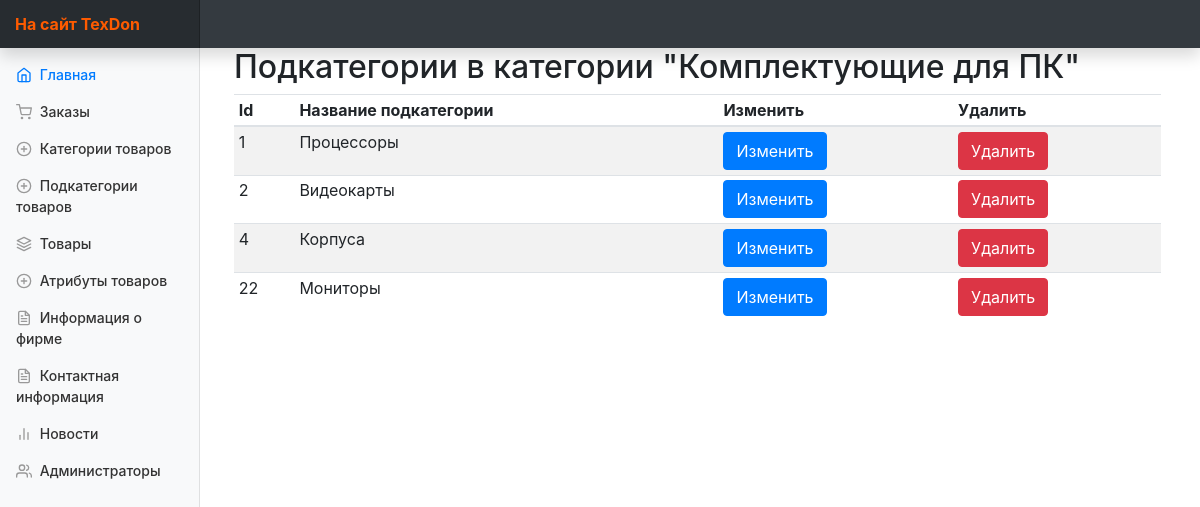
/index.php?ctrl=Category&act=categoryAndSubcategory&categoryID=1, run on the app's committed database.
### tables this page shows
CREATE TABLE IF NOT EXISTS `categories` (
  `categoryID` int(11) NOT NULL AUTO_INCREMENT,
  `categoryTitle` varchar(80) NOT NULL,
  `categoryImagePath` varchar(350) DEFAULT NULL,
  PRIMARY KEY (`categoryID`),
  UNIQUE KEY `categoryTitle` (`categoryTitle`)
);

CREATE TABLE IF NOT EXISTS `categoriesandsubcategories` (
  `categoryandsubcategoryID` int(11) NOT NULL AUTO_INCREMENT,
  `categoryID` int(11) NOT NULL,
  `subcategoryID` int(11) NOT NULL,
  PRIMARY KEY (`categoryandsubcategoryID`),
  KEY `fk_catID` (`categoryID`),
  KEY `fk_subcatID` (`subcategoryID`)
);

CREATE TABLE IF NOT EXISTS `subcategories` (
  `subcategoryID` int(11) NOT NULL AUTO_INCREMENT,
  `subcategoryTitle` varchar(80) NOT NULL,
  `subcategoryImagePath` varchar(350) DEFAULT NULL,
  PRIMARY KEY (`subcategoryID`),
  UNIQUE KEY `subcategoriesTitle` (`subcategoryTitle`)
);

### controllers/panel/MainController.php (called while the page is built, shortened)
<?php
class MainController extends BaseController {
    public function start(  ){
        $controller = $this->request->getGetValue('ctrl');
        $action = $this->request->getGetValue('act');
        $controllerClass = "controllers\\panel\\{$controller}Controller";
        if(class_exists($controllerClass)){
            $controllerInstance = new $controllerClass();
        }
        if(method_exists($controllerClass, "{$action}Action")){
            $viewToInclude = $controllerInstance->{"{$action}Action"}();
        }
        else{
            $controller = "Home";
            $action = "index";
            $controllerClass = "controllers\\panel\\{$controller}Controller";
            $controllerInstance = new $controllerClass();
            $viewToInclude = $controllerInstance->{"{$action}Action"}();
        }
        $this->view = $controllerInstance->view;
        include_once "views/Default/header.php";
        include_once "views/$controller/$viewToInclude.php";
    }
}

### index.php (called while the page is built, shortened)
<?php
$app = new MainController();
$app->start();

### controllers/panel/BaseController.php (called while the page is built, shortened)
<?php
class BaseController{
    public function __construct(){
        $this->view = new View();
        $this->request = new Request();
    }
}

### utils/View.php (called while the page is built, shortened)
<?php
class View{
    private $storage = [];
    public function __get($name){
        if(isset($this->storage[$name])){
            return $this->storage[$name];
        }
        return null;
    }
    public function __set($name, $value){
        $this->storage[$name] = $value;
    }
}

### models/Category/Category.php (called while the page is built, shortened)
<?php
class Category{
    public static function GetCategoryById($categoryID) {
        $stm = MySQL::$db->prepare("SELECT * FROM categories WHERE categoryID = :id");
        $stm->bindParam( ":id" , $categoryID , \PDO::PARAM_INT);
        $stm->execute();
        $category =  $stm->fetch(\PDO::FETCH_OBJ);
        return $category;
    }
}

### controllers/panel/CategoryController.php (called while the page is built, shortened)
<?php
class CategoryController extends BaseController {
    public function categoryAndSubcategoryAction(  ){
        $categoryID = $this->request->getGetValue( 'categoryID' );
        $this->view->category = Category::GetCategoryById($categoryID);
        $this->view->subcategoryes = Subcategory::GetAllSubcategoryByCategoryId($categoryID);
        return 'categoryAndSubcategory';
    }
}

### utils/Request.php (called while the page is built, shortened)
<?php
class Request{
    public function getGetValue( $name ){
        if( isset($_GET[$name]) ){
            return filter_input(INPUT_GET , $name , FILTER_SANITIZE_STRING);
        }
        return null;
    }
}

### models/Subcategory/Subcategory.php (called while the page is built, shortened)
<?php
class Subcategory {
    public  static  function  GetAllSubcategoryByCategoryId ($categoryID ){
        $stm = MySQL::$db->prepare("SELECT c.categoryID, c.categoryTitle, sc.subcategoryID, sc.subcategoryTitle, sc.subcategoryImagePath, cAs.categoryandsubcategoryID
                                    FROM `categoriesandsubcategories` AS `cAs`
                                    INNER JOIN `subcategories` AS `sc` ON cAs.subcategoryID = sc.subcategoryID
                                    INNER JOIN `categories` AS `c` ON cAs.categoryID = c.categoryID
                                    WHERE c.categoryID = :categoryId");
        $stm->bindParam( ":categoryId" , $categoryID , \PDO::PARAM_INT);
        $stm->execute();
        $subcategoryes =  $stm->fetchAll(\PDO::FETCH_OBJ);
        return $subcategoryes;
    }
}

### views/Category/categoryAndSubcategory.php (the view, shortened to what this page needs)
<main role="main" class="col-md-9 ml-sm-auto col-lg-10 px-4">
    <h2>Подкатегории в категории "<?= $this->view->category->categoryTitle ?>"</h2>
    <div class="table-responsive">
        <table class="table table-striped table-sm">
            <thead>
            <tr>
                <th>Id</th>
                <th>Название подкатегории</th>
                <th>Изменить</th>
                <th>Удалить</th>
            </tr>
            </thead>
            <tbody>
            <?php foreach ( $this->view->subcategoryes as $subcategory ) { ?>
                <tr data-subcategory-id="<?= $subcategory->subcategoryID ?>" data-category-id="<?= $subcategory->categoryID ?>">
                    <td><?= $subcategory->subcategoryID ?></td>
                    <td><?= $subcategory->subcategoryTitle ?></td>
                    <td><a id ="updateSubcategory" class="btn btn-primary" href="?ctrl=Subcategory&act=updateSubcategory&subcategoryID=<?= $subcategory->subcategoryID ?>&categoryID=<?= $subcategory->categoryID ?>">Изменить</a></td>
                   <td> <div data-subcategory-id="<?= $subcategory->subcategoryID ?>" data-subcategorytocategory-id="<?= $subcategory->categoryandsubcategoryID ?>" class="btn btn-danger">Удалить</div> </td>
                </tr>
            <?php } ?>
            </tbody>
        </table>
    </div>

### assets/css/styles.css (style rules this page uses)
body { font-size: .875rem; }
[role="main"] { padding-top: 48px; }

### data on the page
categories: categoryTitle "Комплектующие для ПК"
categoriesandsubcategories: subcategoryID.subcategoryID "1", subcategoryID.subcategoryTitle "Процессоры"
categoriesandsubcategories: subcategoryID.subcategoryID "2", subcategoryID.subcategoryTitle "Видеокарты"
categoriesandsubcategories: subcategoryID.subcategoryID "4", subcategoryID.subcategoryTitle "Корпуса"
categoriesandsubcategories: subcategoryID.subcategoryID "22", subcategoryID.subcategoryTitle "Мониторы"
